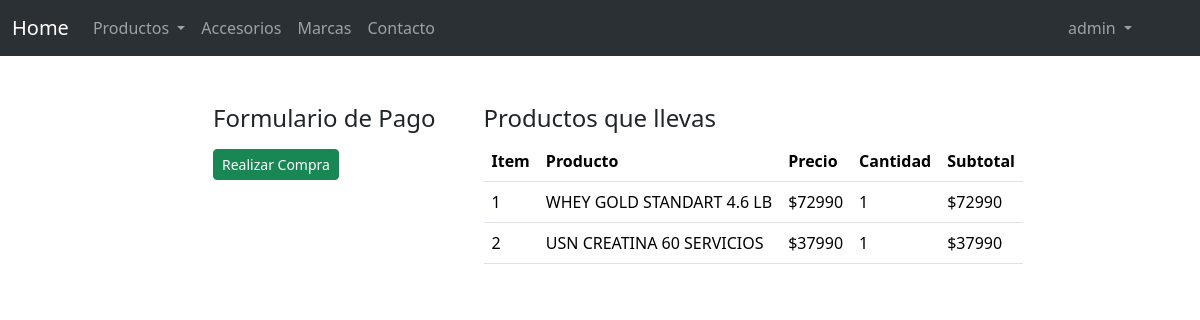
/carrito/finalizar (signed in), run on an earlier commit of the app's database.
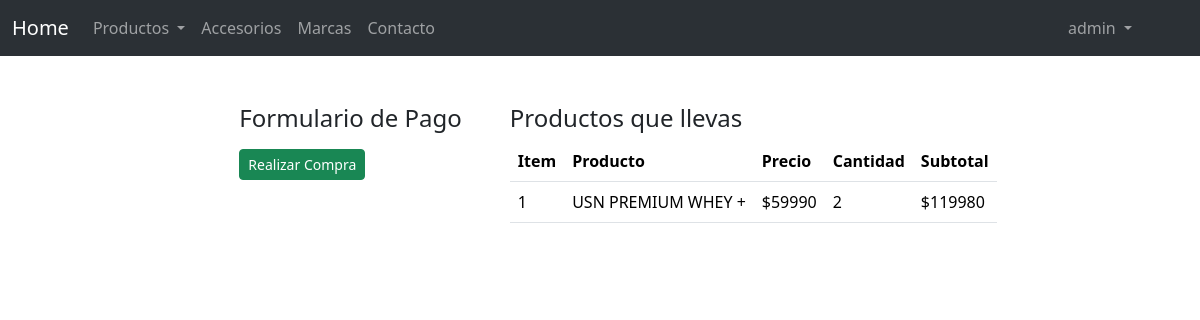
And on a later commit of the database.
### CarritoApp/models.py (models this page shows, shortened)
class CarritoDetalle(models.Model):
    id_carrito  = models.ForeignKey(Carrito, on_delete=models.CASCADE, null=True, blank=True)
    cliente     = models.ForeignKey(User, on_delete=models.CASCADE, null=True, blank=True)
    linea       = models.IntegerField(default=1)
    id_producto = models.ForeignKey(Producto, on_delete=models.CASCADE, null=True, blank=True)
    precio      = models.IntegerField(default=0)
    cantidad    = models.IntegerField(default=1)
    subtotal    = models.IntegerField(default=0)

### ProductosApp/models.py (models this page shows, shortened)
class Producto(models.Model):
    descripcion   = models.CharField(max_length=100)
    categoria     = models.ForeignKey(Categoria, on_delete=models.CASCADE, null=True, blank=True)
    precio        = models.IntegerField()
    oferta        = models.BooleanField()
    precio_oferta = models.IntegerField()
    activo        = models.BooleanField()

### CarritoApp/views.py (the view)
# urls.py: path('finalizar', pre_finalizar_pedido, name='pre_finalizar_pedido'),
@login_required
def pre_finalizar_pedido(request):
    usuario = request.user
    cliente = User.objects.filter(username=usuario).first()
    if request.method == "POST":
        pass
    carrito = Carrito.objects.filter(cliente = cliente).first()
    detalle = CarritoDetalle.objects.filter(id_carrito = carrito.id, cliente = cliente)
    contexto = {
        "title"           : "Confirmar Compra",
        "carrito_detalle" : detalle,
        "usuario"         : cliente.first_name,
        "total"           : locale.format_string("%d", carrito.total, grouping=True)
    }
    return render(request, "CarritoApp/pre_finalizar.html", contexto)

### proyecto_final/templates/CarritoApp/pre_finalizar.html (shortened to what this page needs)
{% extends "proyecto_final/home.html" %}
{% load static %}
{% block content %}
<main class="d-flex justify-content-center">
    <aside class="mx-4">
        <main class="d-flex flex-column">
            <h4 class="mb-2">Formulario de Pago</h4>
            <form action="#" method="post">
                <input type="submit" value="Realizar Compra" class="btn btn-success btn-sm mt-2 mx-auto">
            </form>
        </main>
    </aside>
    <aside class="mx-4">
        <main class="d-flex flex-column">
            <h4 class="mb-2">Productos que llevas</h4>
            <table class="table mx-auto">
                <thead>
                    <tr>
                        <th>Item</th>
                        <th>Producto</th>
                        <th>Precio</th>
                        <th>Cantidad</th>
                        <th>Subtotal</th>
                    </tr>
                </thead>
                <tbody>
                    {% for item in carrito_detalle %}
                    <tr>
                        <td>{{ item.linea }}</td>
                        <td>{{ item.id_producto.descripcion }}</td>
                        <td>${{ item.precio }}</td>
                        <td>{{ item.cantidad }}</td>
                        <td>${{ item.subtotal }}</td>
                    </tr>
                    {% endfor %}
                </tbody>
            </table>
        </main>
    </aside>
</main>
{% endblock %}

### proyecto_final/templates/proyecto_final/home.html (shortened to what this page needs)
<!DOCTYPE html>
<html lang="en">
<head>
    {% load static %}
    <link href="https://cdn.jsdelivr.net/npm/bootstrap@5.3.1/dist/css/bootstrap.min.css" rel="stylesheet"
>
    <link rel="stylesheet" href="https://cdnjs.cloudflare.com/ajax/libs/font-awesome/6.4.0/css/all.min.css">
    <link href="https://unpkg.com/aos@2.3.1/dist/aos.css" rel="stylesheet">
</head>
<body>
    <nav class="navbar bg-dark navbar-expand-lg bg-body-tertiary" data-bs-theme="dark">
        <div class="container-fluid">
            <a class="navbar-brand" href="{% url 'home_productos' %}">Home</a>
            <div class="collapse navbar-collapse" id="navbarSupportedContent">
                <ul class="navbar-nav me-auto mb-2 mb-lg-0">
                    <li class="nav-item dropdown">
                        <a class="nav-link dropdown-toggle" href="#" role="button" data-bs-toggle="dropdown"
                            aria-expanded="false">
                            Productos
                        </a>
                    </li>
                    <li class="nav-item">
                        <a class="nav-link" aria-current="page" href="#">Accesorios</a>
                    </li>
                    <li class="nav-item">
                        <a class="nav-link" href="#">Marcas</a>
                    </li>
                    <li class="nav-item">
                        <a class="nav-link" href="#">Contacto</a>
                    </li>
                </ul>
                {% if user.is_authenticated %}
                <ul class="navbar-nav me-5 mb-2 mb-lg-0">
                    <li class="nav-item dropdown">
                        <a class="nav-link dropdown-toggle" href="#" role="button" data-bs-toggle="dropdown"
                            aria-expanded="false">
                            {{ user.username }}
                        </a>
                    </li>
                </ul>
                {% else %}
                <a href="{% url 'login' %}" class="btn btn-primary">Cuenta</a>
                {% endif %}
            </div>
        </div>
    </nav>
    <main class="container m-5">
        {% block content %}
        {% endblock %}
    </main>
</body>
</html>

What changed in the data, as far as the page shows it:
removed CarritoDetalle: linea "1", id_producto.descripcion "WHEY GOLD STANDART 4.6 LB", precio "72990", cantidad "1", subtotal "72990"
removed CarritoDetalle: linea "2", id_producto.descripcion "USN CREATINA 60 SERVICIOS", precio "37990", cantidad "1", subtotal "37990"
added CarritoDetalle: linea "1", id_producto.descripcion "USN PREMIUM WHEY +", precio "59990", cantidad "2", subtotal "119980"
